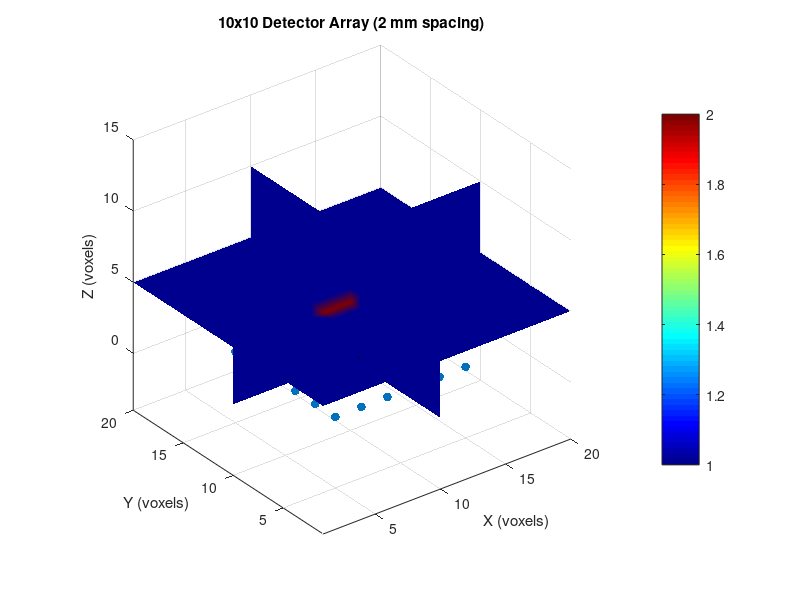

Recreate this plot in MATLAB. (Note: this script raises an error after producing the figure.)
%%%%%%%%%%%%%%%%%%%%%%%%%%%%%%%%%%%%%%%%
% Image reconstruction based on Perturbasion model
% Forward model: MCXLAB
% Inverse problem solver: linear, lsqr from Matlab
% Created by jingjing jiang, 
%            jing.jing.jiang@outlook.com
% Date: 2025.04.23
%%%%%%%%%%%%%%%%%%%%%%%%%%%%%%%%%%%%%%%%
%% add paths
path_mcxlab = '/media/jiang/WD10T/Data/SoftwarePackages/mcx2023/';
addpath(genpath(path_mcxlab))
 
%% create an homogeneous case
%% Step 1 - run baseline simulation to get detected photons (and their seeds) at detectors
mua_homo = 0.005 * ones(1,2);
mua_heter = mua_homo;
mua_heter(2) = 0.1;

clear cfg
% cfg.seed = hex2dec('623F9A9E');
cfg.nphoton=3e7;
cfg.vol=uint8(ones(20,20,10));
cfg.vol(10:12, 8:10, 3:5)=2;

% time-domain simulation parameters
cfg.tstart = 0;
cfg.tend =3e-9;
% cfg.tstep = 5e-11 ./5;
cfg.tstep = 3e-9;

twin = cfg.tstart + cfg.tstep :cfg.tstep:cfg.tend;
numgate = length(twin);

cfg.prop=[0 0 1 1; 
    1e-6 0.4 0.5 1.37; 
    1e-6 0.4 0.5 1.37];
 
cfg.unitinmm = 1;

det_spacing = 2;
x_start = 5; x_end = 15; % Includes center at 15
y_start = 5; y_end = 15;
z_pos =  1; % Opposite side of source (z=1)
XX = x_start:det_spacing:x_end;
YY = y_start:det_spacing:y_end;

% Generate detector coordinates
[x_det, y_det] = meshgrid(XX, YY);
cfg.detpos = [x_det(:), y_det(:), repmat(z_pos, numel(x_det), 1), ones(numel(x_det),1)];
cfg.maxdetphoton = 1e8;
cfg.issavedet =1;
 
cfg.autopilot = 1;
cfg.gpuid = 1;

cfg.isreflect = 0; % enable reflection at exterior boundaries
cfg.outputtype = 'flux'; 
 

%% run baseline simulation, now seed data are stored in output seeds.data
% srcList = [15, 15;
%     15 12 
%     15 18
%     12 15 
%     18 15] -5;
srcList = [10 10]
srcList = srcList  ;
srcList(:,3) =1;
num_src = size(srcList,1);
numdet = size(cfg.detpos,1);

%% Visualization Geometry
figure;
vol = cfg.vol;
slice(double(vol), 10, 10, 5); % Slices at x=10, y=10, z=5
shading interp
colormap(jet)
colorbar
axis tight
xlabel('X'), ylabel('Y'), zlabel('Z')
title('3D Volume Slices')
hold on
% Visualize detector placement (optional)
scatter3(cfg.detpos(:,1), cfg.detpos(:,2), cfg.detpos(:,3), 40, 'filled');
title('10x10 Detector Array (2 mm spacing)');
xlabel('X (voxels)'); ylabel('Y (voxels)'); zlabel('Z (voxels)');
axis equal; grid on;
% Add source position
hold on;
src_pos = srcList;
scatter3(src_pos(:,1), src_pos(:,2), src_pos(:,3), 150, 'filled', ...
    'MarkerFaceColor', [0 0.8 0], 'MarkerEdgeColor', 'k'); 
% axis equal tight
view(3)
%%
cw_1 = zeros(num_src*numdet,1);
cw_2 = cw_1;
for isrc = 1: num_src
    % isrc = 1
    cfg.srcpos = srcList(isrc,:) ;
    cfg.srcdir = [0 0 1];
    cfg.srctype='disk';
    % cfg.srcparam1=[10, 0, 0, 0];
    cfg.srcparam1=[1, 0, 0, 0]
    [flux, detp, vol, seeds]=mcxlab(cfg);
    % size(seeds.data)
    seeds_all(isrc).seeds = seeds;
    det_all(isrc).det = detp;
    hist_1 = create_hist(detp, ...
        mua_homo, twin, cfg);
    %% add anomaly  in the volume (heterogenous case)
    %  cfg_hetero = cfg;
    % cfg_hetero.prop(3,1) = 0.1;  % Add anomaly
    hist_2 = create_hist(detp, ...
        mua_heter, twin, cfg);
    
    %% prepare forward results
    % numdet = size(cfg.detpos,1)
    % figure, 
    % for ii = 1:numdet
    % % ii = 4
    %     semilogy(hist_1(ii,:))
    %     hold on
    %     semilogy(hist_2(ii,:))
    % end
    
    cw_1_tmp =  sum(hist_1,2);
    cw_2_tmp =  sum(hist_2,2);
    
    cw_1(1+numdet * (isrc-1):numdet * isrc) = cw_1_tmp;
    cw_2(1+numdet * (isrc-1):numdet * isrc) = cw_2_tmp;
    
    nx = length(XX);
    ny = length(YY);
    cw_2d_1 = reshape(cw_1_tmp,nx,ny);
    cw_2d_2 = reshape(cw_2_tmp ,nx,ny);
    figure,
    subplot(131)
    imagesc(cw_2d_1)
    colorbar
    subplot(132)
    imagesc(cw_2d_2)
    colorbar
    subplot(133)
    imagesc(cw_2d_1./cw_2d_2)
    colorbar
end


%% Process measurements CW
phi_homo = log10(cw_1);
phi_hetero = log10(cw_2);
data_diff = phi_hetero - phi_homo ;
% %% Process measurements Time Gates
% phi_homo = log10(hist_1);
% phi_hetero = log10(hist_2);
% data_diff = phi_hetero - phi_homo ;
% 
figure,
 
subplot(121)
plot(phi_homo )
hold on
plot(phi_hetero)

subplot(122)
plot(data_diff' )

%%    replay detected photon and output Jacobian [there is a bug with this replay mode
newcfg = cfg;
newcfg.prop(2:end,1) = mua_homo;
newcfg.outputtype = 'jacobian';
[vx, vy, vz] = size(newcfg.vol);
tic
jac_all = zeros(vx, vy, vz, numgate,numdet*num_src);
for isrc = 1:num_src
    % newcfg.seed = seeds.data;
    % newcfg.detphotons = detp.data;
    % newcfg.replaydet = =-1 % 
    
    newcfg.seed = seeds_all(isrc).seeds.data;
    newcfg.detphotons = det_all(isrc).det.data;
    jac = zeros(vx, vy, vz, numgate,numdet);

    newcfg.replaydet= -1;
    [flux2, detp2, vol2, seeds2] = mcxlab(newcfg);
%     size(flux2.data)
    jac  = flux2.data;
    
% end
    jac_all(:,:,:,:,1+numdet * (isrc-1):numdet * isrc) = jac;
end
 
toc
%% 2. calculate jacobian matrix
% jac=log10(abs(jac1));
size(jac)

figure, 
tg_plot = 1
for idet = 1:numdet
    imagesc(squeeze(jac(:,:,10,tg_plot,idet)))
    title(['det ' num2str(idet)])
    colorbar
    pause(0.3)
end

%% reshape jacobian matrix

% J = reshape(jac, numel(cfg.vol), numdet)';  % [Ndet x Nvox]
J = reshape(jac_all, numel(cfg.vol), numdet*num_src')' ;  % [Nmeas x Nvox]
  
size(J)
 
%% Option 1: lsqr
 
reg_thikonov = 1e-3 ;
d=size(J);
L=eye(d(1,2),d(1,2));
tol = 1e-12;
 
maxit = 1e3

% 


[recon_update,fl,rr,it,rv,lsrv]=lsqr([...
    J;reg_thikonov*L],[-data_diff;zeros(d(1,2),1)],...
    tol,maxit,[],[],[]);


figure
semilogy(0:size(lsrv,1)-1,lsrv,'--o',0:size(rv,1)-1,rv,'-o')
legend("Least-squares residual","Relative residual")

recon_update_3D = reshape(recon_update, vx,vy,vz);
rec_3D = recon_update_3D+mua_homo(1);

figure
for iz = 1:size(cfg.vol,3)
    subplot(121)
    imagesc( rec_3D(:,:,iz) )
    title(['z ' num2str(iz)])
    colorbar
%     clim([0.003 0.4])
    subplot(122)
    imagesc(cfg.vol(:,:, iz))
    pause(0.3)
end
 
%% Option 2:  direct calculation
tic
lambda = 1e-3;  % Regularization parameter
%  JJt
H = J*J' + lambda*eye(size(J,1));
update = J'*(H\-data_diff);
update_3D = reshape(update, vx,vy,vz);
toc
%% jtj, when number of meas > number of voxels

% lambda = 1e-3;  % Regularization parameter
% H = J'*J + lambda*eye(size(J,2));
% update = H \ (J' * data_diff);

% update_3D = reshape(recon_update, vx,vy,vz);

%%   Apply update and reconstruct
mu_a_recon_3D = update_3D+mua_homo(1);
figure
for iz = 1:size(cfg.vol,3)
    subplot(121)
    imagesc( mu_a_recon_3D(:,:,iz) )
    title(['z ' num2str(iz)])
    colorbar
%     clim([0.005 0.015])
    subplot(122)
    imagesc(cfg.vol(:,:, iz))

    pause(0.3)
end

